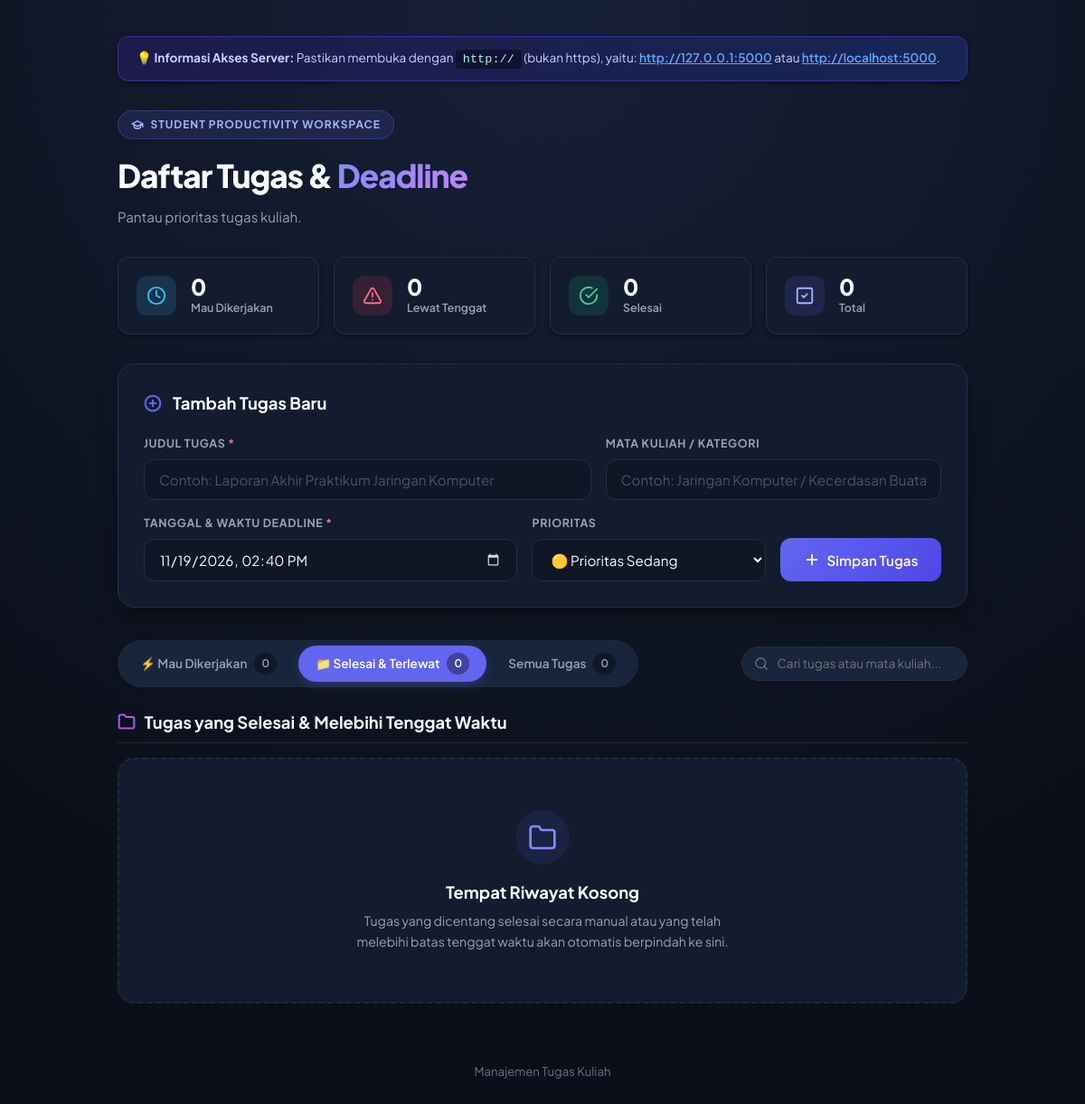
Before: /?tab=history&q= with the older database file.
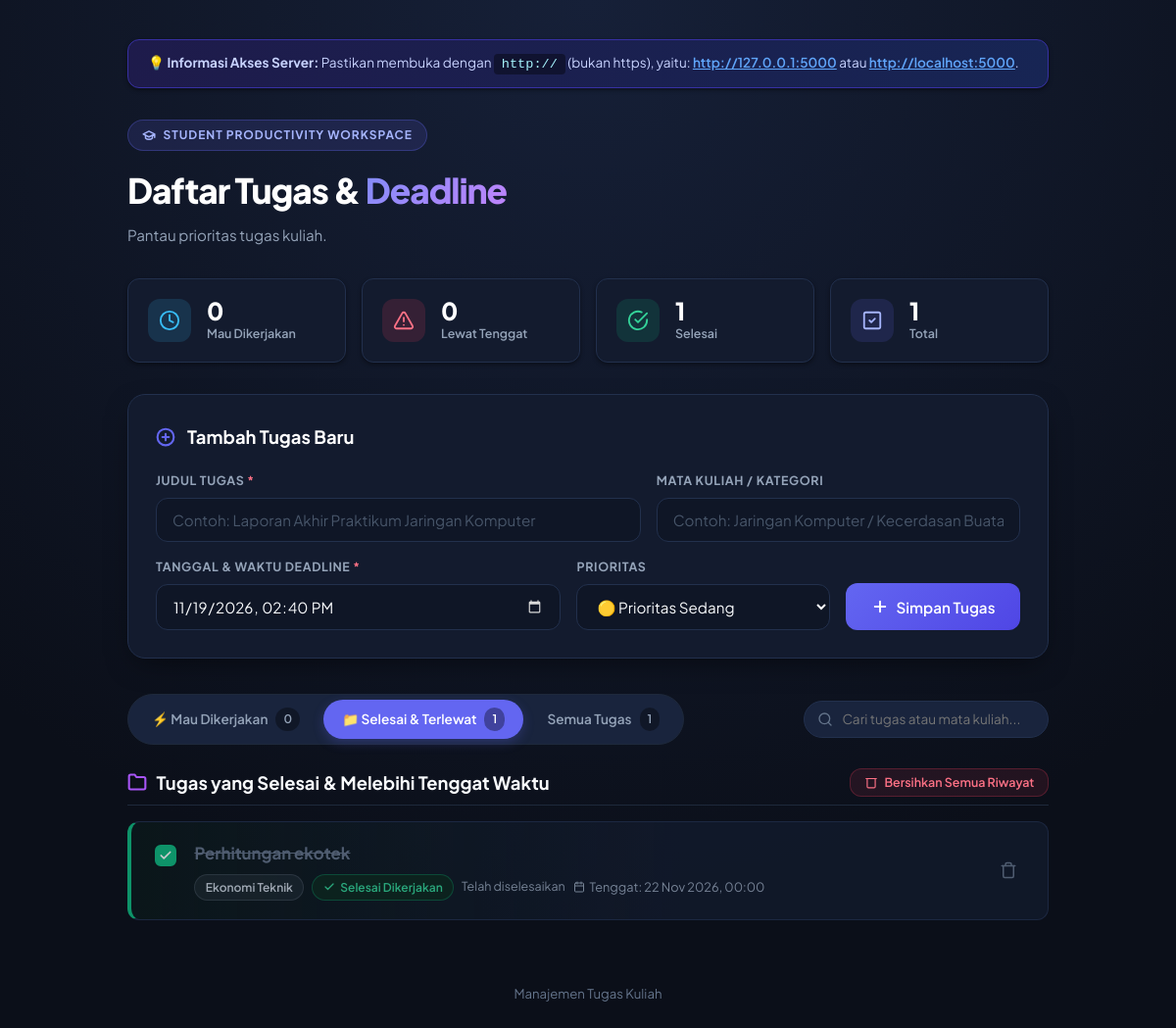
After: the same page with the newer database file.
### tables this page shows
CREATE TABLE tasks (
                id INTEGER PRIMARY KEY AUTOINCREMENT,
                title TEXT NOT NULL,
                course TEXT,
                deadline TEXT NOT NULL,
                priority TEXT DEFAULT 'Sedang',
                completed INTEGER DEFAULT 0,
                created_at TIMESTAMP DEFAULT CURRENT_TIMESTAMP
            );

### app.py (the view)
@app.route('/')
def index():
    filter_tab = request.args.get('tab', 'active')  # 'active', 'history', 'all'
    search_query = request.args.get('q', '').strip()
    now = datetime.now()
    conn = get_db_connection()
    query = 'SELECT * FROM tasks'
    params = []
    if search_query:
        query += ' WHERE title LIKE ? OR course LIKE ?'
        params.extend([f'%{search_query}%', f'%{search_query}%'])
    query += ' ORDER BY deadline ASC'
    rows = conn.execute(query, params).fetchall()
    conn.close()
    all_tasks = [process_task(row, now) for row in rows]
    active_tasks = [t for t in all_tasks if t['category'] == 'active']
    overdue_tasks = [t for t in all_tasks if t['category'] == 'overdue']
    completed_tasks = [t for t in all_tasks if t['category'] == 'completed']
    history_tasks = [t for t in all_tasks if t['category'] in ('completed', 'overdue')]
    history_tasks.sort(key=lambda x: (x['category'] != 'overdue', x['deadline']), reverse=True)
    counts = {
        'total': len(all_tasks),
        'active': len(active_tasks),
        'overdue': len(overdue_tasks),
        'completed': len(completed_tasks),
        'history': len(history_tasks)
    }
    return render_template(
        'index.html',
        active_tasks=active_tasks,
        history_tasks=history_tasks,
        all_tasks=all_tasks,
        counts=counts,
        current_tab=filter_tab,
        search_query=search_query,
        current_time=now.strftime("%Y-%m-%dT%H:%M")
    )

### app.py (called while the page is built, shortened)
def get_db_connection():
    conn = sqlite3.connect(DB_PATH)
    conn.row_factory = sqlite3.Row
    return conn

def process_task(task_row, now):
    task = dict(task_row)
    deadline_str = task.get('deadline', '')
    is_completed = bool(task.get('completed', 0))
    try:
        deadline_dt = datetime.fromisoformat(deadline_str)
        formatted_date = deadline_dt.strftime("%d %b %Y, %H:%M")
        is_past_deadline = deadline_dt < now
    except Exception:
        deadline_dt = None
        formatted_date = deadline_str
        is_past_deadline = False
    if is_completed:
        task['category'] = 'completed'
        task['status_label'] = 'Selesai Dikerjakan'
        task['status_badge'] = 'badge-completed'
        task['time_desc'] = 'Telah diselesaikan'
    task['formatted_deadline'] = formatted_date
    return task

### templates/index.html (shortened to what the changed rows need)
<!DOCTYPE html>
<html lang="id">
<head>
  <link rel="stylesheet" href="{{ url_for('static', filename='css/style.css') }}">
</head>
<body>
  <div class="container">
    <header class="header-wrapper">
      <h1 class="brand-title">Daftar Tugas & <span>Deadline</span></h1>
    </header>
    <section class="stats-grid" aria-label="Statistik Tugas">
      <div class="stat-card">
        <div class="stat-info">
          <span class="stat-num">{{ counts.completed }}</span>
          <span class="stat-label">Selesai</span>
        </div>
      </div>
      <div class="stat-card">
        <div class="stat-info">
          <span class="stat-num">{{ counts.total }}</span>
          <span class="stat-label">Total</span>
        </div>
      </div>
    </section>
    <section class="form-card">
      <div class="form-header">
        <h2>Tambah Tugas Baru</h2>
      </div>
    </section>
    <div class="toolbar">
      <nav class="tab-nav" aria-label="Filter kategori tugas">
        <a href="{{ url_for('index', tab='history', q=search_query) }}"
          class="tab-link {{ 'active' if current_tab == 'history' else '' }}">
          <span>📁 Selesai & Terlewat</span>
          <span class="tab-count">{{ counts.history }}</span>
        </a>
        <a href="{{ url_for('index', tab='all', q=search_query) }}"
          class="tab-link {{ 'active' if current_tab == 'all' else '' }}">
          <span>Semua Tugas</span>
          <span class="tab-count">{{ counts.total }}</span>
        </a>
      </nav>
    </div>
    <main>
      {% if current_tab == 'active' %}
      <section class="section-wrapper">
        <div class="section-header">
          <h2 class="section-title">
            <svg width="20" height="20" viewBox="0 0 24 24" fill="none" stroke="#38bdf8" stroke-width="2.5"
              stroke-linecap="round" stroke-linejoin="round">
              <polygon points="13 2 3 14 12 14 11 22 21 10 12 10 13 2" />
            </svg>
            Daftar Tugas yang Mau Dikerjakan
          </h2>
          <span style="font-size: 0.85rem; color: var(--text-secondary);">
            {{ active_tasks|length }} tugas tersisa
          </span>
        </div>
        <div class="task-list">
          {% if active_tasks %}
          {% for task in active_tasks %}
          <article class="task-card is-active" id="task-{{ task.id }}">
            <div class="task-left">
              <form action="{{ url_for('toggle_task', task_id=task.id) }}" method="POST" class="action-form">
                <button type="submit" class="check-btn"
                  title="Centang jika sudah selesai (akan berpindah ke tempat selesai)">
                  <div class="custom-checkbox">
                    <svg width="14" height="14" viewBox="0 0 24 24" fill="none" stroke="currentColor" stroke-width="3"
                      stroke-linecap="round" stroke-linejoin="round">
                      <polyline points="20 6 9 17 4 12" />
                    </svg>
                  </div>
                </button>
              </form>
              <div class="task-content">
                <h3 class="task-title">{{ task.title }}</h3>
                <div class="task-meta">
                  {% if task.course %}
                  <span class="badge badge-course">
                    <svg width="12" height="12" viewBox="0 0 24 24" fill="none" stroke="currentColor" stroke-width="2"
                      stroke-linecap="round" stroke-linejoin="round">
                      <path d="M4 19.5A2.5 2.5 0 0 1 6.5 17H20" />
                      <path d="M6.5 2H20v20H6.5A2.5 2.5 0 0 1 4 19.5v-15A2.5 2.5 0 0 1 6.5 2z" />
                    </svg>
                    {{ task.course }}
                  </span>
                  {% endif %}
                  <span class="badge badge-priority {{ task.priority.lower() }}">
                    {{ task.priority }}
                  </span>
                  <span class="badge badge-status {{ task.status_badge }}">
                    <svg width="12" height="12" viewBox="0 0 24 24" fill="none" stroke="currentColor" stroke-width="2"
                      stroke-linecap="round" stroke-linejoin="round">
                      <circle cx="12" cy="12" r="10" />
                      <polyline points="12 6 12 12 16 14" />
                    </svg>
                    {{ task.time_desc }}
                  </span>
                  <span class="meta-time">
                    <svg width="12" height="12" viewBox="0 0 24 24" fill="none" stroke="currentColor" stroke-width="2"
                      stroke-linecap="round" stroke-linejoin="round">
                      <rect width="18" height="18" x="3" y="4" rx="2" ry="2" />
                      <line x1="16" y1="2" x2="16" y2="6" />
                      <line x1="8" y1="2" x2="8" y2="6" />
                      <line x1="3" y1="10" x2="21" y2="10" />
                    </svg>
                    Deadline: {{ task.formatted_deadline }}
                  </span>
                </div>
              </div>
            </div>
            <div class="task-actions">
              <form action="{{ url_for('delete_task', task_id=task.id) }}" method="POST" class="action-form">
                <button type="submit" class="btn-delete" title="Hapus tugas"
                  onclick="return confirm('Hapus tugas ini?');">
                  <svg width="18" height="18" viewBox="0 0 24 24" fill="none" stroke="currentColor" stroke-width="2"
                    stroke-linecap="round" stroke-linejoin="round">
                    <path d="M3 6h18" />
                    <path d="M19 6v14c0 1-1 2-2 2H7c-1 0-2-1-2-2V6" />
                    <path d="M8 6V4c0-1 1-2 2-2h4c1 0 2 1 2 2v2" />
                  </svg>
                </button>
              </form>
            </div>
          </article>
          {% endfor %}
          {% else %}
          <div class="empty-card">
            <div class="empty-icon">
              <svg width="32" height="32" viewBox="0 0 24 24" fill="none" stroke="currentColor" stroke-width="2"
                stroke-linecap="round" stroke-linejoin="round">
                <path d="M22 11.08V12a10 10 0 1 1-5.93-9.14" />
                <polyline points="22 4 12 14.01 9 11.01" />
              </svg>
            </div>
            <h3 class="empty-title">
              {% if search_query %}
              Tidak ada tugas yang sesuai pencarian
              {% else %}
              Bagus Sekali! Semua Tugas Sudah Beres 🎉
              {% endif %}
            </h3>
            <p class="empty-desc">
              {% if search_query %}
              Coba kata kunci lain atau periksa tab "Selesai & Terlewat".
              {% else %}
              Tidak ada tugas aktif yang mendekati deadline. Gunakan formulir di atas jika ada tugas baru.
              {% endif %}
            </p>
          </div>
          {% endif %}
        </div>
      </section>
      {% elif current_tab == 'history' %}
      <section class="section-wrapper">
        <div class="section-header">
          <h2 class="section-title">
            <svg width="20" height="20" viewBox="0 0 24 24" fill="none" stroke="#a855f7" stroke-width="2.5"
              stroke-linecap="round" stroke-linejoin="round">
              <path d="M22 19a2 2 0 0 1-2 2H4a2 2 0 0 1-2-2V5a2 2 0 0 1 2-2h5l2 3h9a2 2 0 0 1 2 2z" />
            </svg>
            Tugas yang Selesai & Melebihi Tenggat Waktu
          </h2>
          {% if history_tasks %}
          <form action="{{ url_for('clear_history') }}" method="POST" style="margin: 0;">
            <button type="submit" class="btn-secondary-sm"
              onclick="return confirm('Apakah Anda yakin ingin membersihkan semua riwayat tugas ini?');">
              <svg width="14" height="14" viewBox="0 0 24 24" fill="none" stroke="currentColor" stroke-width="2"
                stroke-linecap="round" stroke-linejoin="round">
                <path d="M3 6h18" />
                <path d="M19 6v14c0 1-1 2-2 2H7c-1 0-2-1-2-2V6" />
              </svg>
              Bersihkan Semua Riwayat
            </button>
          </form>
          {% endif %}
        </div>
        <div class="task-list">
          {% if history_tasks %}
          {% for task in history_tasks %}
          <article class="task-card {{ 'is-completed' if task.category == 'completed' else 'is-overdue' }}"
            id="task-{{ task.id }}">
            <div class="task-left">
              <form action="{{ url_for('toggle_task', task_id=task.id) }}" method="POST" class="action-form">
                <button type="submit" class="check-btn"
                  title="{{ 'Batal selesaikan (kembalikan)' if task.category == 'completed' else 'Tandai sudah selesai dikerjakan' }}">
                  <div class="custom-checkbox">
                    {% if task.category == 'completed' %}
                    <svg width="14" height="14" viewBox="0 0 24 24" fill="none" stroke="currentColor" stroke-width="3"
                      stroke-linecap="round" stroke-linejoin="round">
                      <polyline points="20 6 9 17 4 12" />
                    </svg>
                    {% endif %}
                  </div>
                </button>
              </form>
              <div class="task-content">
                <h3 class="task-title">{{ task.title }}</h3>
                <div class="task-meta">
                  {% if task.course %}
                  <span class="badge badge-course">{{ task.course }}</span>
                  {% endif %}
                  <span class="badge badge-status {{ task.status_badge }}">
                    {% if task.category == 'overdue' %}
                    <svg width="12" height="12" viewBox="0 0 24 24" fill="none" stroke="currentColor" stroke-width="2.5"
                      stroke-linecap="round" stroke-linejoin="round">
                      <circle cx="12" cy="12" r="10" />
                      <line x1="12" y1="8" x2="12" y2="12" />
                      <line x1="12" y1="16" x2="12.01" y2="16" />
                    </svg>
                    ⚠️ {{ task.status_label }}
                    {% else %}
                    <svg width="12" height="12" viewBox="0 0 24 24" fill="none" stroke="currentColor" stroke-width="2.5"
                      stroke-linecap="round" stroke-linejoin="round">
                      <polyline points="20 6 9 17 4 12" />
                    </svg>
                    {{ task.status_label }}
                    {% endif %}
                  </span>
                  <span class="meta-desc">{{ task.time_desc }}</span>
                  <span class="meta-time">
                    Tenggat: {{ task.formatted_deadline }}
                  </span>
                </div>
              </div>
            </div>
            <div class="task-actions">
              <form action="{{ url_for('delete_task', task_id=task.id) }}" method="POST" class="action-form">
                <button type="submit" class="btn-delete" title="Hapus permanen dari daftar"
                  onclick="return confirm('Hapus tugas ini secara permanen?');">
                  <svg width="18" height="18" viewBox="0 0 24 24" fill="none" stroke="currentColor" stroke-width="2"
                    stroke-linecap="round" stroke-linejoin="round">
                    <path d="M3 6h18" />
                    <path d="M19 6v14c0 1-1 2-2 2H7c-1 0-2-1-2-2V6" />
                    <path d="M8 6V4c0-1 1-2 2-2h4c1 0 2 1 2 2v2" />
                  </svg>
                </button>
              </form>
            </div>
          </article>
          {% endfor %}
          {% else %}
          <div class="empty-card">
            <div class="empty-icon">
              <svg width="32" height="32" viewBox="0 0 24 24" fill="none" stroke="currentColor" stroke-width="2"
                stroke-linecap="round" stroke-linejoin="round">
                <path d="M22 19a2 2 0 0 1-2 2H4a2 2 0 0 1-2-2V5a2 2 0 0 1 2-2h5l2 3h9a2 2 0 0 1 2 2z" />
              </svg>
            </div>
            <h3 class="empty-title">Tempat Riwayat Kosong</h3>
            <p class="empty-desc">
              Tugas yang dicentang selesai secara manual atau yang telah melebihi batas tenggat waktu akan otomatis
              berpindah ke sini.
            </p>
          </div>
          {% endif %}
        </div>
      </section>
      {% endif %}
    </main>
  </div>
</body>
</html>

Changed rows visible on the page:
added tasks: title "Perhitungan ekotek", course "Ekonomi Teknik", status_label "Selesai Dikerjakan", time_desc "Telah diselesaikan", formatted_deadline "22 Nov 2026, 00:00"
Other visible differences:
{{ counts.completed }}: "0" → "1"
{{ counts.total }}: "0" → "1"
{{ counts.history }}: "0" → "1"
text no longer shown: "Tempat Riwayat Kosong Tugas yang dicentang selesai secara manual atau yang telah melebihi batas tenggat waktu akan otomatis berpindah ke sini."
text now shown: "Bersihkan Semua Riwayat"
